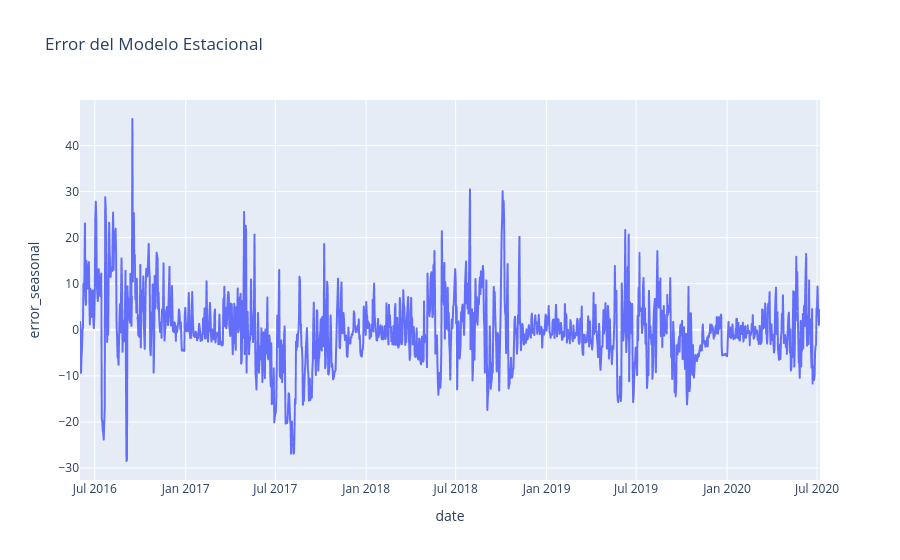

Notebook cell for this chart:
### Code cell
train['error_seasonal'] = train['Energy_kWh'] - train['prediction_seasonal']
test['error_seasonal'] = test['Energy_kWh'] - test['prediction_seasonal']

df_concat2 = pd.concat([train, test])

fig_error_seasonal = px.line(df_concat2, x='date', y='error_seasonal',
                             title='Error del Modelo Estacional')
fig_error_seasonal.show()

### Figure 1 — Plotly figure (JSON) as saved in the notebook; plotly's stock layout.template omitted (floating-point values rounded to 4 significant figures; data arrays with more than 128 entries replaced by an {"elided": "..."} marker saying what was removed)
{"data": [{"hovertemplate": "date=%{x}<br>error_seasonal=%{y}<extra></extra>", "legendgroup": "", "line": {"color": "#636efa", "dash": "solid"}, "marker": {"symbol": "circle"}, "mode": "lines", "name": "", "showlegend": false, "type": "scattergl", "x": {"elided": "1498 str values"}, "xaxis": "x", "y": {"elided": "1498 float values"}, "yaxis": "y"}], "layout": {"legend": {"tracegroupgap": 0}, "title": {"text": "Error del Modelo Estacional"}, "xaxis": {"anchor": "y", "domain": [0, 1], "title": {"text": "date"}}, "yaxis": {"anchor": "x", "domain": [0, 1], "title": {"text": "error_seasonal"}}}}
